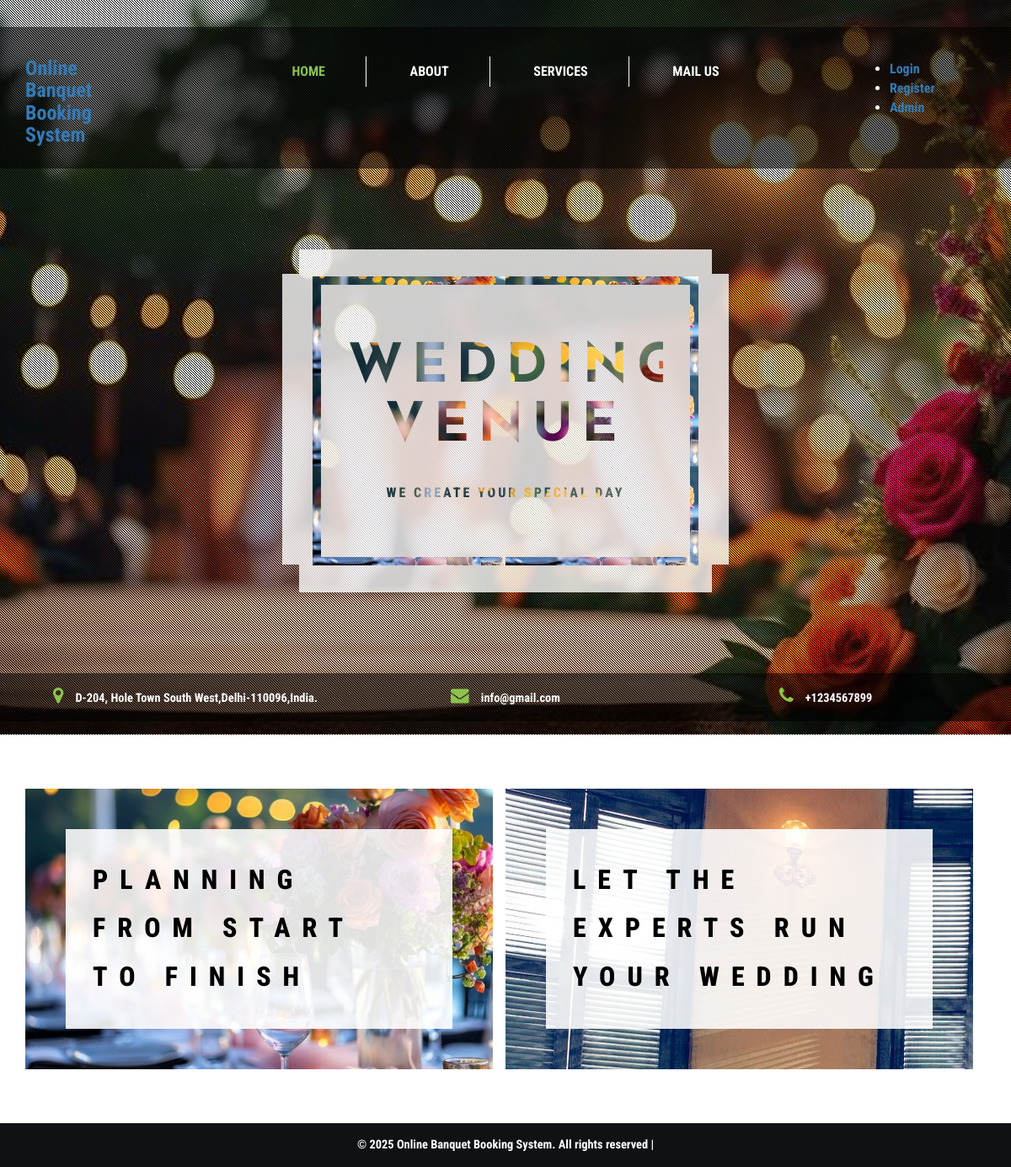
The page /obbs/index.php on the database its author committed.
### tables this page shows
CREATE TABLE `tblpage` (
  `ID` int(10) NOT NULL,
  `PageType` varchar(100) DEFAULT NULL,
  `PageTitle` mediumtext DEFAULT NULL,
  `PageDescription` mediumtext DEFAULT NULL,
  `Email` varchar(200) DEFAULT NULL,
  `MobileNumber` bigint(10) DEFAULT NULL,
  `UpdationDate` timestamp NULL DEFAULT NULL ON UPDATE current_timestamp()
);

### obbs/index.php (the view, shortened to what this page needs)
<!DOCTYPE html>
<html lang="en">
<head>
<link href="css/bootstrap.css" rel="stylesheet" type="text/css" media="all" />
<link rel="stylesheet" href="css/style.css" type="text/css" media="all" />
<link href="css/font-awesome.css" rel="stylesheet">
</head>
<body>
	<div class="banner jarallax">
		<div class="agileinfo-dot">
			<?php include_once('includes/header.php');?>
			<div class="w3layouts-banner">
				<div class="container">
					<div class="w3-banner-info">
						<div class="w3l-banner-text">
							<h2>Wedding Venue</h2>
							<p>We create your special day</p>
						</div>
					</div>
				</div>
			</div>
			<div class="w3ls-banner-info-bottom">
				<div class="container">
					<div class="banner-address">
						<?php
$sql="SELECT * from tblpage where PageType='contactus'";
$query = $dbh -> prepare($sql);
$query->execute();
$results=$query->fetchAll(PDO::FETCH_OBJ);
$cnt=1;
if($query->rowCount() > 0)
{
foreach($results as $row)
{               ?>
						<div class="col-md-4 banner-address-left">
							<p><i class="fa fa-map-marker" aria-hidden="true"></i> <?php  echo htmlentities($row->PageDescription);?>.</p>
						</div>
						<div class="col-md-4 banner-address-left">
							<p><i class="fa fa-envelope" aria-hidden="true"></i> <?php  echo htmlentities($row->Email);?></p>
						</div>
						<div class="col-md-4 banner-address-left">
							<p><i class="fa fa-phone" aria-hidden="true"></i> +<?php  echo htmlentities($row->MobileNumber);?></p>
						</div>
						<div class="clearfix"> </div>
					<?php $cnt=$cnt+1;}} ?></div>
				</div>
			</div>
		</div>
	</div>
	<div class="banner-bottom">
		<div class="container">
			<div class="wthree-bottom-grids">
				<div class="col-md-6 wthree-bottom-grid">
					<div class="w3-agileits-bottom-left">
						<div class="w3-agileits-bottom-left-text">
							<h3>Planning from start to finish</h3>
						</div>
					</div>
				</div>
				<div class="col-md-6 wthree-bottom-grid">
					<div class="w3-agileits-bottom-left w3-agileits-bottom-right">
						<div class="w3-agileits-bottom-left-text">
							<h3>LET THE EXPERTS RUN YOUR WEDDING</h3>
						</div>
					</div>
				</div>
			</div>
		</div>
	</div>
<?php include_once('includes/footer.php');?>
</body>
</html>

### obbs/css/style.css (style rules this page uses)
html, body { font-size: 100%; font-family: 'Roboto Condensed', sans-serif; }
body { background:#FFFFFF; }
.banner { background: url(../images/a.jpg) no-repeat 0px 147px; background-size: cover; }
.agileinfo-dot { background: url(../images/dott.png)repeat 0px 0px; background-size: 3px; -webkit-background-size: 3px; -moz-background-size: 3px; -o-background-size: 3px; -ms-background-size: 3px; padding: 1em 0; }
.jarallax { position: relative; background-size: cover; background-repeat: no-repeat; background-position: 50% 50%; }
.w3layouts-banner { margin: 6em 0; }
.w3-banner-info { text-align: center; background: rgba(255, 255, 255, 0.79); padding: 2em 1em; width: 43%; margin: 0 auto; position: relative; }
.w3l-banner-text { border: solid 10px #000000; padding: 4em 2em; border-image: url(../images/c.jpg) 30 round; }
.w3l-banner-text h2 { color: #000000; font-size: 4em; margin: 0; letter-spacing: 10px; font-weight: 800; text-transform: uppercase; font-family: 'Josefin Sans', sans-serif; -webkit-text-fill-color: transparent; background: -webkit-linear-gradient(transparent, transparent), url(../images/c.jpg) repeat; background: -o-linear-gradient(transparent, transparent); -webkit-background-clip: text; }
.w3l-banner-text p { color: #000000; font-size: 1em; margin: 2em 0 0 0; letter-spacing: 3px; font-weight: 800; text-transform: uppercase; -webkit-text-fill-color: transparent; background: -webkit-linear-gradient(transparent, transparent), url(../images/c.jpg) repeat; background: -o-linear-gradient(transparent, transparent); -webkit-background-clip: text; }
.w3-banner-info:before { content: ''; background: rgba(255, 255, 255, 0.79); height: 345px; position: absolute; width: 20px; left: -20px; top: 29px; }
.w3-banner-info:after { content: ''; background: rgba(255, 255, 255, 0.79); height: 345px; position: absolute; width: 20px; right: -20px; top: 29px; }
.w3ls-banner-info-bottom { margin: 1em 0 0 0; background: rgba(0, 0, 0, 0.54); padding: 1em 0; }
.banner-address-left { text-align:center; }
.banner-address-left p { color:#FFFFFF; font-size:.9em; margin:0; }
.banner-address-left i.fa.fa-map-marker,.banner-address-left i.fa.fa-envelope,.banner-address-left i.fa.fa-phone { color: #8bc34a; font-size: 1.5em; margin: 0 .5em 0 0; }
.banner-bottom,.services,.services-bottom,footer,.about-top,.agile-dot,.team,.gallery,.codes,.typography,.contact,.single { padding:4em 0; }
.wthree-bottom-grid { padding-left: 0; }
.w3-agileits-bottom-left { background: url(../images/c.jpg) no-repeat 0px 0px; background-size: cover; padding: 3em; }
.w3-agileits-bottom-left-text { background: rgba(255, 255, 255, 0.88); padding: 2em; }
.w3-agileits-bottom-left-text h3 { color: #000000; font-size: 2em; margin: 0; letter-spacing: 14px; font-weight: 800; text-transform: uppercase; line-height: 1.8em; }
.w3-agileits-bottom-right { background: url(../images/4.jpg) no-repeat 0px 0px !important; }

### rows shown on the page
tblpage: PageDescription "D-204, Hole Town South West,Delhi-110096,India", Email "info@gmail.com", MobileNumber "1234567899"
